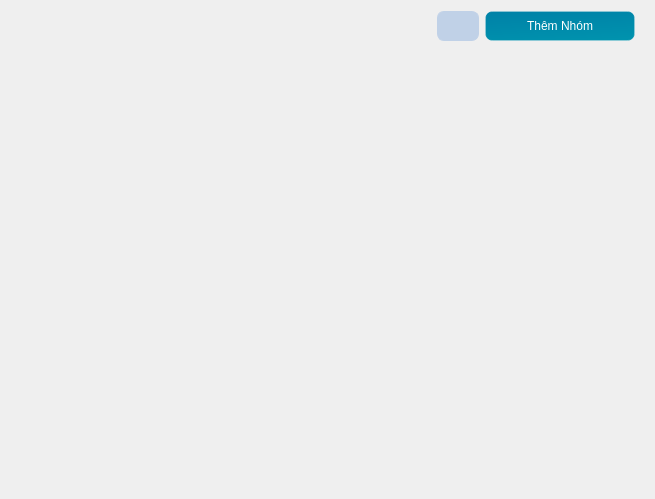
<?xml version="1.0" encoding="UTF-8"?>
<ui version="4.0">
 <class>Group</class>
 <widget class="QWidget" name="Group">
  <property name="geometry">
   <rect>
    <x>0</x>
    <y>0</y>
    <width>655</width>
    <height>499</height>
   </rect>
  </property>
  <property name="windowTitle">
   <string>Form</string>
  </property>
  <layout class="QVBoxLayout" name="verticalLayout">
   <item>
    <widget class="QWidget" name="widget" native="true">
     <property name="maximumSize">
      <size>
       <width>16777215</width>
       <height>30</height>
      </size>
     </property>
     <property name="layoutDirection">
      <enum>Qt::LeftToRight</enum>
     </property>
     <property name="styleSheet">
      <string notr="true"/>
     </property>
     <layout class="QGridLayout" name="gridLayout">
      <property name="topMargin">
       <number>0</number>
      </property>
      <property name="bottomMargin">
       <number>0</number>
      </property>
      <property name="verticalSpacing">
       <number>0</number>
      </property>
      <item row="0" column="2">
       <widget class="QPushButton" name="btn_add_group">
        <property name="maximumSize">
         <size>
          <width>150</width>
          <height>16777215</height>
         </size>
        </property>
        <property name="styleSheet">
         <string notr="true">QPushButton{
	 color: rgb(255, 255, 255);
     background-color: qlineargradient(spread:pad, x1:0 y1:0, x2:1, y2:3, stop:0 #0081A7, stop:1 #00AFB9);;
     border: 1px solid rgba(255,255,255,40);
     border-radius:7px;
	width: 150;
	height: 30;
}
QPushButton:hover{
background-color: #0081A7
}
QPushButton:pressed{
background-color: #00AFB9
}</string>
        </property>
        <property name="text">
         <string>Thêm Nhóm</string>
        </property>
        <property name="icon">
         <iconset resource="../../icon.qrc">
          <normaloff>:/icon/views/icon/user-plus.svg</normaloff>:/icon/views/icon/user-plus.svg</iconset>
        </property>
       </widget>
      </item>
      <item row="0" column="1">
       <widget class="QPushButton" name="btn_refresh">
        <property name="maximumSize">
         <size>
          <width>16777215</width>
          <height>16777215</height>
         </size>
        </property>
        <property name="styleSheet">
         <string notr="true">	* {background-color: rgba(192, 209, 231, 1);
	border: 1px solid rgba(192, 209, 231, 1);
	border-radius: 7px;
	color: black;
	width: 40;
	height: 30;
}
QPushButton:hover{
background-color: #b8e7ea;
}
QPushButton:pressed{
background-color:rgba(227, 80, 168, 1)
}</string>
        </property>
        <property name="text">
         <string/>
        </property>
        <property name="icon">
         <iconset resource="../../icon.qrc">
          <normaloff>:/icon/views/icon/refresh.png</normaloff>:/icon/views/icon/refresh.png</iconset>
        </property>
        <property name="iconSize">
         <size>
          <width>20</width>
          <height>20</height>
         </size>
        </property>
       </widget>
      </item>
      <item row="0" column="0">
       <spacer name="horizontalSpacer">
        <property name="orientation">
         <enum>Qt::Horizontal</enum>
        </property>
        <property name="sizeHint" stdset="0">
         <size>
          <width>436</width>
          <height>20</height>
         </size>
        </property>
       </spacer>
      </item>
     </layout>
    </widget>
   </item>
   <item>
    <widget class="QFrame" name="frame_group">
     <property name="styleSheet">
      <string notr="true"/>
     </property>
    </widget>
   </item>
  </layout>
 </widget>
 <resources>
  <include location="../../icon.qrc"/>
 </resources>
 <connections/>
</ui>
